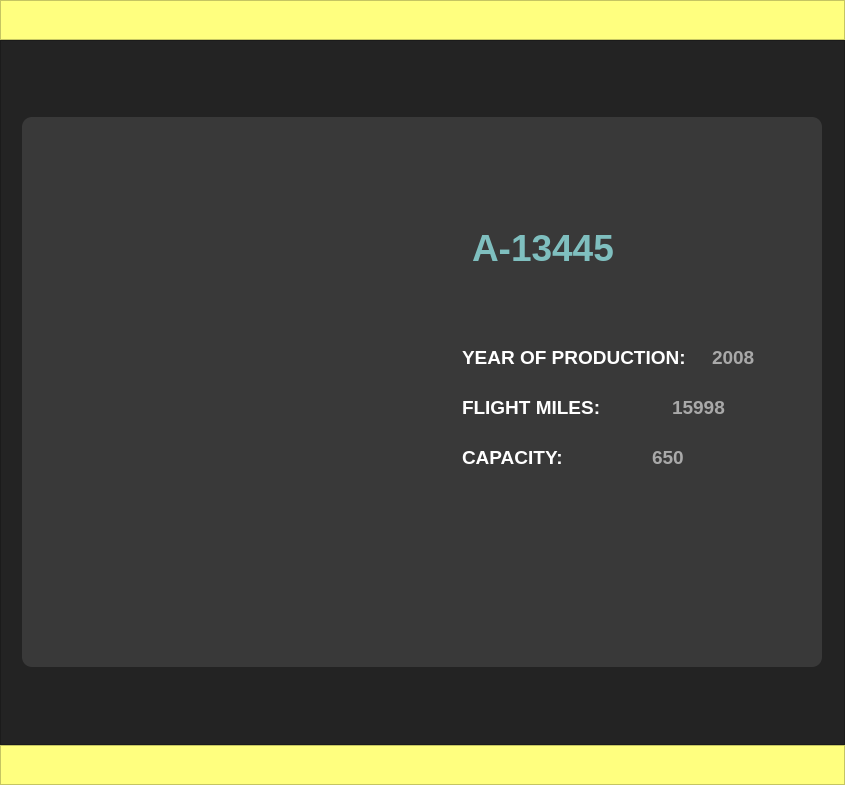
<?xml version="1.0" encoding="UTF-8"?>
<ui version="4.0">
 <class>SEARCHPLANEPanel</class>
 <widget class="QWidget" name="SEARCHPLANEPanel">
  <property name="geometry">
   <rect>
    <x>0</x>
    <y>0</y>
    <width>845</width>
    <height>785</height>
   </rect>
  </property>
  <property name="minimumSize">
   <size>
    <width>500</width>
    <height>700</height>
   </size>
  </property>
  <property name="windowTitle">
   <string>SEARCH PLANE</string>
  </property>
  <layout class="QVBoxLayout" name="verticalLayout">
   <property name="spacing">
    <number>0</number>
   </property>
   <property name="leftMargin">
    <number>0</number>
   </property>
   <property name="topMargin">
    <number>0</number>
   </property>
   <property name="rightMargin">
    <number>0</number>
   </property>
   <property name="bottomMargin">
    <number>0</number>
   </property>
   <item>
    <widget class="QFrame" name="top">
     <property name="maximumSize">
      <size>
       <width>16777215</width>
       <height>40</height>
      </size>
     </property>
     <property name="baseSize">
      <size>
       <width>0</width>
       <height>0</height>
      </size>
     </property>
     <property name="styleSheet">
      <string notr="true">background-color: rgb(255, 255, 127);</string>
     </property>
     <property name="frameShape">
      <enum>QFrame::StyledPanel</enum>
     </property>
     <property name="frameShadow">
      <enum>QFrame::Raised</enum>
     </property>
     <layout class="QHBoxLayout" name="horizontalLayout_2">
      <property name="spacing">
       <number>0</number>
      </property>
      <property name="leftMargin">
       <number>0</number>
      </property>
      <property name="topMargin">
       <number>0</number>
      </property>
      <property name="rightMargin">
       <number>0</number>
      </property>
      <property name="bottomMargin">
       <number>0</number>
      </property>
     </layout>
    </widget>
   </item>
   <item>
    <widget class="QFrame" name="content">
     <property name="styleSheet">
      <string notr="true">background-color: rgb(35, 35, 35);</string>
     </property>
     <property name="frameShape">
      <enum>QFrame::StyledPanel</enum>
     </property>
     <property name="frameShadow">
      <enum>QFrame::Raised</enum>
     </property>
     <layout class="QHBoxLayout" name="horizontalLayout">
      <item>
       <widget class="QFrame" name="main">
        <property name="maximumSize">
         <size>
          <width>800</width>
          <height>550</height>
         </size>
        </property>
        <property name="styleSheet">
         <string notr="true">background-color: rgb(57, 57, 57);
border-radius: 10px;</string>
        </property>
        <property name="frameShape">
         <enum>QFrame::StyledPanel</enum>
        </property>
        <property name="frameShadow">
         <enum>QFrame::Raised</enum>
        </property>
        <widget class="QLabel" name="TAILNUMBERLabel">
         <property name="geometry">
          <rect>
           <x>450</x>
           <y>90</y>
           <width>341</width>
           <height>81</height>
          </rect>
         </property>
         <property name="font">
          <font>
           <pointsize>28</pointsize>
           <weight>75</weight>
           <bold>true</bold>
          </font>
         </property>
         <property name="styleSheet">
          <string notr="true">color: rgb(8, 148, 255);
color: rgb(127, 191, 191);</string>
         </property>
         <property name="text">
          <string>A-13445</string>
         </property>
        </widget>
        <widget class="QLabel" name="YEAROFPR">
         <property name="geometry">
          <rect>
           <x>440</x>
           <y>210</y>
           <width>241</width>
           <height>61</height>
          </rect>
         </property>
         <property name="font">
          <font>
           <pointsize>14</pointsize>
           <weight>75</weight>
           <bold>true</bold>
          </font>
         </property>
         <property name="styleSheet">
          <string notr="true">color: rgb(255, 255, 255);</string>
         </property>
         <property name="text">
          <string>YEAR OF PRODUCTION:</string>
         </property>
         <property name="wordWrap">
          <bool>false</bool>
         </property>
        </widget>
        <widget class="QLabel" name="YEAROFPRLabel">
         <property name="geometry">
          <rect>
           <x>690</x>
           <y>230</y>
           <width>141</width>
           <height>21</height>
          </rect>
         </property>
         <property name="font">
          <font>
           <pointsize>14</pointsize>
           <weight>75</weight>
           <bold>true</bold>
          </font>
         </property>
         <property name="styleSheet">
          <string notr="true">color: rgb(169, 169, 169);</string>
         </property>
         <property name="text">
          <string>2008</string>
         </property>
        </widget>
        <widget class="QLabel" name="FLIGHTMILES">
         <property name="geometry">
          <rect>
           <x>440</x>
           <y>260</y>
           <width>191</width>
           <height>61</height>
          </rect>
         </property>
         <property name="font">
          <font>
           <pointsize>14</pointsize>
           <weight>75</weight>
           <bold>true</bold>
          </font>
         </property>
         <property name="styleSheet">
          <string notr="true">color: rgb(255, 255, 255);</string>
         </property>
         <property name="text">
          <string>FLIGHT MILES:</string>
         </property>
         <property name="wordWrap">
          <bool>false</bool>
         </property>
        </widget>
        <widget class="QLabel" name="FLIGHTMILESLabel">
         <property name="geometry">
          <rect>
           <x>650</x>
           <y>280</y>
           <width>181</width>
           <height>21</height>
          </rect>
         </property>
         <property name="font">
          <font>
           <pointsize>14</pointsize>
           <weight>75</weight>
           <bold>true</bold>
          </font>
         </property>
         <property name="styleSheet">
          <string notr="true">color: rgb(169, 169, 169);</string>
         </property>
         <property name="text">
          <string>15998</string>
         </property>
        </widget>
        <widget class="QLabel" name="CAPACITY">
         <property name="geometry">
          <rect>
           <x>440</x>
           <y>310</y>
           <width>191</width>
           <height>61</height>
          </rect>
         </property>
         <property name="font">
          <font>
           <pointsize>14</pointsize>
           <weight>75</weight>
           <bold>true</bold>
          </font>
         </property>
         <property name="styleSheet">
          <string notr="true">color: rgb(255, 255, 255);</string>
         </property>
         <property name="text">
          <string>CAPACITY:</string>
         </property>
         <property name="wordWrap">
          <bool>false</bool>
         </property>
        </widget>
        <widget class="QLabel" name="CAPACITYLabel">
         <property name="geometry">
          <rect>
           <x>630</x>
           <y>330</y>
           <width>191</width>
           <height>21</height>
          </rect>
         </property>
         <property name="font">
          <font>
           <pointsize>14</pointsize>
           <weight>75</weight>
           <bold>true</bold>
          </font>
         </property>
         <property name="styleSheet">
          <string notr="true">color: rgb(169, 169, 169);</string>
         </property>
         <property name="text">
          <string>650</string>
         </property>
        </widget>
        <widget class="QFrame" name="PLANEIcon">
         <property name="geometry">
          <rect>
           <x>60</x>
           <y>20</y>
           <width>321</width>
           <height>491</height>
          </rect>
         </property>
         <property name="styleSheet">
          <string notr="true">background-image: url(:/newPrefix/img/PlaneSearchResize.jpg);</string>
         </property>
         <property name="frameShape">
          <enum>QFrame::StyledPanel</enum>
         </property>
         <property name="frameShadow">
          <enum>QFrame::Raised</enum>
         </property>
        </widget>
       </widget>
      </item>
     </layout>
    </widget>
   </item>
   <item>
    <widget class="QFrame" name="bottom">
     <property name="maximumSize">
      <size>
       <width>16777215</width>
       <height>40</height>
      </size>
     </property>
     <property name="baseSize">
      <size>
       <width>0</width>
       <height>0</height>
      </size>
     </property>
     <property name="styleSheet">
      <string notr="true">background-color: rgb(255, 255, 127);</string>
     </property>
     <property name="frameShape">
      <enum>QFrame::StyledPanel</enum>
     </property>
     <property name="frameShadow">
      <enum>QFrame::Raised</enum>
     </property>
    </widget>
   </item>
  </layout>
 </widget>
 <resources>
  <include location="../../new/ticketAIR/file.qrc"/>
 </resources>
 <connections/>
</ui>
